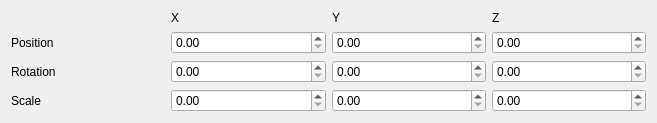
<?xml version="1.0" encoding="UTF-8"?>
<ui version="4.0">
 <class>Transform</class>
 <widget class="QWidget" name="Transform">
  <property name="geometry">
   <rect>
    <x>0</x>
    <y>0</y>
    <width>657</width>
    <height>118</height>
   </rect>
  </property>
  <property name="windowTitle">
   <string>Form</string>
  </property>
  <layout class="QGridLayout" name="gridLayout">
   <item row="1" column="2">
    <widget class="QDoubleSpinBox" name="PosY"/>
   </item>
   <item row="1" column="0">
    <widget class="QLabel" name="label_3">
     <property name="text">
      <string>Position</string>
     </property>
    </widget>
   </item>
   <item row="1" column="3">
    <widget class="QDoubleSpinBox" name="PosZ"/>
   </item>
   <item row="2" column="1">
    <widget class="QDoubleSpinBox" name="RotX"/>
   </item>
   <item row="0" column="1">
    <widget class="QLabel" name="label_4">
     <property name="text">
      <string>X</string>
     </property>
    </widget>
   </item>
   <item row="3" column="2">
    <widget class="QDoubleSpinBox" name="ScalY"/>
   </item>
   <item row="0" column="3">
    <widget class="QLabel" name="label_6">
     <property name="text">
      <string>Z</string>
     </property>
    </widget>
   </item>
   <item row="2" column="2">
    <widget class="QDoubleSpinBox" name="RotY"/>
   </item>
   <item row="3" column="3">
    <widget class="QDoubleSpinBox" name="ScalZ"/>
   </item>
   <item row="2" column="0">
    <widget class="QLabel" name="label_2">
     <property name="text">
      <string>Rotation</string>
     </property>
    </widget>
   </item>
   <item row="2" column="3">
    <widget class="QDoubleSpinBox" name="RotZ"/>
   </item>
   <item row="0" column="2">
    <widget class="QLabel" name="label_5">
     <property name="text">
      <string>Y</string>
     </property>
    </widget>
   </item>
   <item row="3" column="1">
    <widget class="QDoubleSpinBox" name="ScalX"/>
   </item>
   <item row="1" column="1">
    <widget class="QDoubleSpinBox" name="PosX"/>
   </item>
   <item row="3" column="0">
    <widget class="QLabel" name="label">
     <property name="text">
      <string>Scale</string>
     </property>
    </widget>
   </item>
  </layout>
 </widget>
 <resources/>
 <connections/>
</ui>
